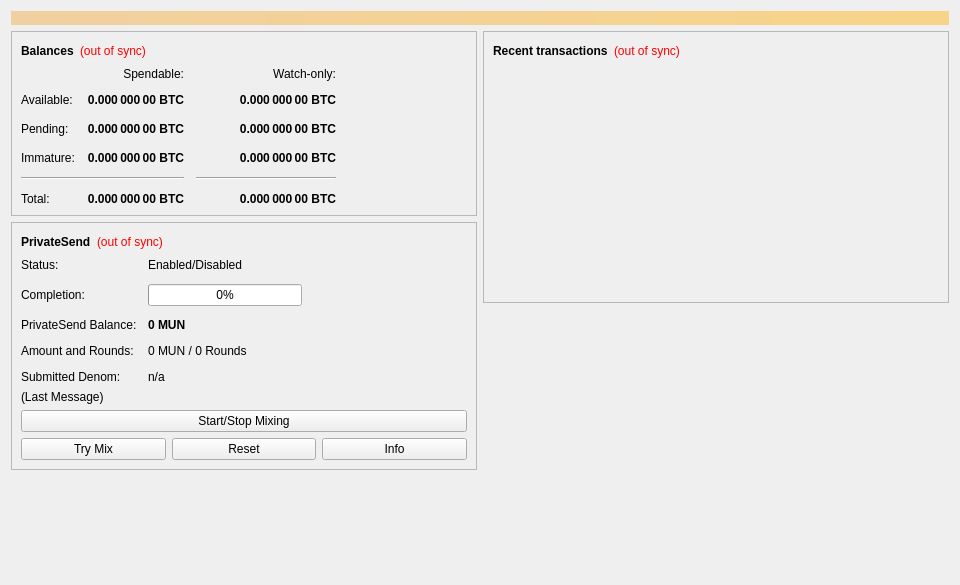
<?xml version="1.0" encoding="UTF-8"?>
<ui version="4.0">
 <class>OverviewPage</class>
 <widget class="QWidget" name="OverviewPage">
  <property name="geometry">
   <rect>
    <x>0</x>
    <y>0</y>
    <width>960</width>
    <height>585</height>
   </rect>
  </property>
  <property name="minimumSize">
   <size>
    <width>960</width>
    <height>0</height>
   </size>
  </property>
  <property name="windowTitle">
   <string>Form</string>
  </property>
  <layout class="QVBoxLayout" name="topLayout">
   <item>
    <widget class="QLabel" name="labelAlerts">
     <property name="visible">
      <bool>false</bool>
     </property>
     <property name="styleSheet">
      <string notr="true">QLabel { background-color: qlineargradient(x1: 0, y1: 0, x2: 1, y2: 0, stop:0 #F0D0A0, stop:1 #F8D488); color:#000000; }</string>
     </property>
     <property name="wordWrap">
      <bool>true</bool>
     </property>
     <property name="margin">
      <number>3</number>
     </property>
     <property name="textInteractionFlags">
      <set>Qt::TextSelectableByMouse</set>
     </property>
    </widget>
   </item>
   <item>
    <layout class="QHBoxLayout" name="horizontalLayout" stretch="1,1">
     <item>
      <layout class="QVBoxLayout" name="verticalLayout_2">
       <item>
        <widget class="QFrame" name="frame">
         <property name="frameShape">
          <enum>QFrame::StyledPanel</enum>
         </property>
         <property name="frameShadow">
          <enum>QFrame::Raised</enum>
         </property>
         <layout class="QVBoxLayout" name="verticalLayout_4">
          <item>
           <layout class="QHBoxLayout" name="horizontalLayout_4">
            <item>
             <widget class="QLabel" name="label_5">
              <property name="font">
               <font>
                <weight>75</weight>
                <bold>true</bold>
               </font>
              </property>
              <property name="text">
               <string>Balances</string>
              </property>
             </widget>
            </item>
            <item>
             <widget class="QLabel" name="labelWalletStatus">
              <property name="toolTip">
               <string>The displayed information may be out of date. Your wallet automatically synchronizes with the Mun network after a connection is established, but this process has not completed yet.</string>
              </property>
              <property name="styleSheet">
               <string notr="true">QLabel { color: red; }</string>
              </property>
              <property name="text">
               <string notr="true">(out of sync)</string>
              </property>
              <property name="alignment">
               <set>Qt::AlignLeading|Qt::AlignLeft|Qt::AlignVCenter</set>
              </property>
             </widget>
            </item>
            <item>
             <spacer name="horizontalSpacer_3">
              <property name="orientation">
               <enum>Qt::Horizontal</enum>
              </property>
              <property name="sizeHint" stdset="0">
               <size>
                <width>40</width>
                <height>20</height>
               </size>
              </property>
             </spacer>
            </item>
           </layout>
          </item>
          <item>
           <layout class="QGridLayout" name="gridLayout">
            <property name="spacing">
             <number>12</number>
            </property>
            <item row="2" column="2">
             <widget class="QLabel" name="labelWatchPending">
              <property name="font">
               <font>
                <weight>75</weight>
                <bold>true</bold>
               </font>
              </property>
              <property name="cursor">
               <cursorShape>IBeamCursor</cursorShape>
              </property>
              <property name="toolTip">
               <string>Unconfirmed transactions to watch-only addresses</string>
              </property>
              <property name="text">
               <string notr="true">0.000 000 00 BTC</string>
              </property>
              <property name="alignment">
               <set>Qt::AlignRight|Qt::AlignTrailing|Qt::AlignVCenter</set>
              </property>
              <property name="textInteractionFlags">
               <set>Qt::LinksAccessibleByMouse|Qt::TextSelectableByKeyboard|Qt::TextSelectableByMouse</set>
              </property>
             </widget>
            </item>
            <item row="2" column="1">
             <widget class="QLabel" name="labelUnconfirmed">
              <property name="font">
               <font>
                <weight>75</weight>
                <bold>true</bold>
               </font>
              </property>
              <property name="cursor">
               <cursorShape>IBeamCursor</cursorShape>
              </property>
              <property name="toolTip">
               <string>Total of transactions that have yet to be confirmed, and do not yet count toward the spendable balance</string>
              </property>
              <property name="text">
               <string notr="true">0.000 000 00 BTC</string>
              </property>
              <property name="alignment">
               <set>Qt::AlignRight|Qt::AlignTrailing|Qt::AlignVCenter</set>
              </property>
              <property name="textInteractionFlags">
               <set>Qt::LinksAccessibleByMouse|Qt::TextSelectableByKeyboard|Qt::TextSelectableByMouse</set>
              </property>
             </widget>
            </item>
            <item row="3" column="2">
             <widget class="QLabel" name="labelWatchImmature">
              <property name="font">
               <font>
                <weight>75</weight>
                <bold>true</bold>
               </font>
              </property>
              <property name="cursor">
               <cursorShape>IBeamCursor</cursorShape>
              </property>
              <property name="toolTip">
               <string>Mined balance in watch-only addresses that has not yet matured</string>
              </property>
              <property name="text">
               <string notr="true">0.000 000 00 BTC</string>
              </property>
              <property name="alignment">
               <set>Qt::AlignRight|Qt::AlignTrailing|Qt::AlignVCenter</set>
              </property>
              <property name="textInteractionFlags">
               <set>Qt::LinksAccessibleByMouse|Qt::TextSelectableByKeyboard|Qt::TextSelectableByMouse</set>
              </property>
             </widget>
            </item>
            <item row="4" column="0" colspan="2">
             <widget class="Line" name="lineSpendableBalance">
              <property name="orientation">
               <enum>Qt::Horizontal</enum>
              </property>
             </widget>
            </item>
            <item row="4" column="2">
             <widget class="Line" name="lineWatchBalance">
              <property name="sizePolicy">
               <sizepolicy hsizetype="Preferred" vsizetype="Fixed">
                <horstretch>0</horstretch>
                <verstretch>0</verstretch>
               </sizepolicy>
              </property>
              <property name="minimumSize">
               <size>
                <width>140</width>
                <height>0</height>
               </size>
              </property>
              <property name="orientation">
               <enum>Qt::Horizontal</enum>
              </property>
             </widget>
            </item>
            <item row="5" column="0">
             <widget class="QLabel" name="labelTotalText">
              <property name="text">
               <string>Total:</string>
              </property>
             </widget>
            </item>
            <item row="3" column="1">
             <widget class="QLabel" name="labelImmature">
              <property name="font">
               <font>
                <weight>75</weight>
                <bold>true</bold>
               </font>
              </property>
              <property name="cursor">
               <cursorShape>IBeamCursor</cursorShape>
              </property>
              <property name="toolTip">
               <string>Mined balance that has not yet matured</string>
              </property>
              <property name="text">
               <string notr="true">0.000 000 00 BTC</string>
              </property>
              <property name="alignment">
               <set>Qt::AlignRight|Qt::AlignTrailing|Qt::AlignVCenter</set>
              </property>
              <property name="textInteractionFlags">
               <set>Qt::LinksAccessibleByMouse|Qt::TextSelectableByKeyboard|Qt::TextSelectableByMouse</set>
              </property>
             </widget>
            </item>
            <item row="2" column="3">
             <spacer name="horizontalSpacer_2">
              <property name="orientation">
               <enum>Qt::Horizontal</enum>
              </property>
              <property name="sizeHint" stdset="0">
               <size>
                <width>40</width>
                <height>20</height>
               </size>
              </property>
             </spacer>
            </item>
            <item row="3" column="0">
             <widget class="QLabel" name="labelImmatureText">
              <property name="text">
               <string>Immature:</string>
              </property>
             </widget>
            </item>
            <item row="5" column="1">
             <widget class="QLabel" name="labelTotal">
              <property name="font">
               <font>
                <weight>75</weight>
                <bold>true</bold>
               </font>
              </property>
              <property name="cursor">
               <cursorShape>IBeamCursor</cursorShape>
              </property>
              <property name="toolTip">
               <string>Your current total balance</string>
              </property>
              <property name="text">
               <string notr="true">0.000 000 00 BTC</string>
              </property>
              <property name="alignment">
               <set>Qt::AlignRight|Qt::AlignTrailing|Qt::AlignVCenter</set>
              </property>
              <property name="textInteractionFlags">
               <set>Qt::LinksAccessibleByMouse|Qt::TextSelectableByKeyboard|Qt::TextSelectableByMouse</set>
              </property>
             </widget>
            </item>
            <item row="5" column="2">
             <widget class="QLabel" name="labelWatchTotal">
              <property name="font">
               <font>
                <weight>75</weight>
                <bold>true</bold>
               </font>
              </property>
              <property name="cursor">
               <cursorShape>IBeamCursor</cursorShape>
              </property>
              <property name="toolTip">
               <string>Current total balance in watch-only addresses</string>
              </property>
              <property name="text">
               <string notr="true">0.000 000 00 BTC</string>
              </property>
              <property name="alignment">
               <set>Qt::AlignRight|Qt::AlignTrailing|Qt::AlignVCenter</set>
              </property>
              <property name="textInteractionFlags">
               <set>Qt::LinksAccessibleByMouse|Qt::TextSelectableByKeyboard|Qt::TextSelectableByMouse</set>
              </property>
             </widget>
            </item>
            <item row="0" column="2">
             <widget class="QLabel" name="labelWatchonly">
              <property name="text">
               <string>Watch-only:</string>
              </property>
              <property name="alignment">
               <set>Qt::AlignRight|Qt::AlignTrailing|Qt::AlignVCenter</set>
              </property>
             </widget>
            </item>
            <item row="1" column="0">
             <widget class="QLabel" name="labelBalanceText">
              <property name="text">
               <string>Available:</string>
              </property>
             </widget>
            </item>
            <item row="1" column="1">
             <widget class="QLabel" name="labelBalance">
              <property name="font">
               <font>
                <weight>75</weight>
                <bold>true</bold>
               </font>
              </property>
              <property name="cursor">
               <cursorShape>IBeamCursor</cursorShape>
              </property>
              <property name="toolTip">
               <string>Your current spendable balance</string>
              </property>
              <property name="text">
               <string notr="true">0.000 000 00 BTC</string>
              </property>
              <property name="alignment">
               <set>Qt::AlignRight|Qt::AlignTrailing|Qt::AlignVCenter</set>
              </property>
              <property name="textInteractionFlags">
               <set>Qt::LinksAccessibleByMouse|Qt::TextSelectableByKeyboard|Qt::TextSelectableByMouse</set>
              </property>
             </widget>
            </item>
            <item row="1" column="2">
             <widget class="QLabel" name="labelWatchAvailable">
              <property name="font">
               <font>
                <weight>75</weight>
                <bold>true</bold>
               </font>
              </property>
              <property name="cursor">
               <cursorShape>IBeamCursor</cursorShape>
              </property>
              <property name="toolTip">
               <string>Your current balance in watch-only addresses</string>
              </property>
              <property name="text">
               <string notr="true">0.000 000 00 BTC</string>
              </property>
              <property name="alignment">
               <set>Qt::AlignRight|Qt::AlignTrailing|Qt::AlignVCenter</set>
              </property>
              <property name="textInteractionFlags">
               <set>Qt::LinksAccessibleByMouse|Qt::TextSelectableByKeyboard|Qt::TextSelectableByMouse</set>
              </property>
             </widget>
            </item>
            <item row="2" column="0">
             <widget class="QLabel" name="labelPendingText">
              <property name="text">
               <string>Pending:</string>
              </property>
             </widget>
            </item>
            <item row="0" column="1">
             <widget class="QLabel" name="labelSpendable">
              <property name="text">
               <string>Spendable:</string>
              </property>
              <property name="alignment">
               <set>Qt::AlignRight|Qt::AlignTrailing|Qt::AlignVCenter</set>
              </property>
             </widget>
            </item>
           </layout>
          </item>
         </layout>
        </widget>
       </item>
       <item>
        <widget class="QFrame" name="framePrivateSend">
         <property name="layoutDirection">
          <enum>Qt::LeftToRight</enum>
         </property>
         <property name="frameShape">
          <enum>QFrame::StyledPanel</enum>
         </property>
         <property name="frameShadow">
          <enum>QFrame::Raised</enum>
         </property>
         <layout class="QVBoxLayout" name="VerticalLayout_PS1">
          <item>
           <layout class="QHBoxLayout" name="horizontalLayout_5">
            <item>
             <widget class="QLabel" name="labelPrivateSendHeader">
              <property name="font">
               <font>
                <weight>75</weight>
                <bold>true</bold>
               </font>
              </property>
              <property name="text">
               <string>PrivateSend</string>
              </property>
             </widget>
            </item>
            <item>
             <widget class="QLabel" name="labelPrivateSendSyncStatus">
              <property name="toolTip">
               <string>The displayed information may be out of date. Your wallet automatically synchronizes with the Mun network after a connection is established, but this process has not completed yet.</string>
              </property>
              <property name="styleSheet">
               <string notr="true">QLabel { color: red; }</string>
              </property>
              <property name="text">
               <string notr="true">(out of sync)</string>
              </property>
              <property name="alignment">
               <set>Qt::AlignLeading|Qt::AlignLeft|Qt::AlignVCenter</set>
              </property>
             </widget>
            </item>
            <item>
             <spacer name="horizontalSpacer_4">
              <property name="orientation">
               <enum>Qt::Horizontal</enum>
              </property>
              <property name="sizeHint" stdset="0">
               <size>
                <width>40</width>
                <height>20</height>
               </size>
              </property>
             </spacer>
            </item>
           </layout>
          </item>
          <item>
           <layout class="QFormLayout" name="privateSendFormLayout">
            <property name="fieldGrowthPolicy">
             <enum>QFormLayout::AllNonFixedFieldsGrow</enum>
            </property>
            <property name="horizontalSpacing">
             <number>11</number>
            </property>
            <property name="verticalSpacing">
             <number>12</number>
            </property>
            <item row="0" column="0">
             <widget class="QLabel" name="labelPrivateSendEnabledText">
              <property name="text">
               <string>Status:</string>
              </property>
             </widget>
            </item>
            <item row="0" column="1">
             <widget class="QLabel" name="labelPrivateSendEnabled">
              <property name="text">
               <string>Enabled/Disabled</string>
              </property>
             </widget>
            </item>
            <item row="1" column="0">
             <widget class="QLabel" name="labelCompletitionText">
              <property name="text">
               <string>Completion:</string>
              </property>
             </widget>
            </item>
            <item row="1" column="1">
             <widget class="QProgressBar" name="privateSendProgress">
              <property name="maximumSize">
               <size>
                <width>154</width>
                <height>16777215</height>
               </size>
              </property>
              <property name="value">
               <number>0</number>
              </property>
             </widget>
            </item>
            <item row="2" column="0">
             <widget class="QLabel" name="labelAnonymizedText">
              <property name="text">
               <string>PrivateSend Balance:</string>
              </property>
             </widget>
            </item>
            <item row="2" column="1">
             <widget class="QLabel" name="labelAnonymized">
              <property name="font">
               <font>
                <weight>75</weight>
                <bold>true</bold>
               </font>
              </property>
              <property name="text">
               <string notr="true">0 MUN</string>
              </property>
             </widget>
            </item>
            <item row="3" column="0">
             <widget class="QLabel" name="labelAmountAndRoundsText">
              <property name="text">
               <string>Amount and Rounds:</string>
              </property>
             </widget>
            </item>
            <item row="3" column="1">
             <widget class="QLabel" name="labelAmountRounds">
              <property name="text">
               <string>0 MUN / 0 Rounds</string>
              </property>
             </widget>
            </item>
            <item row="4" column="0">
             <widget class="QLabel" name="labelSubmittedDenomText">
              <property name="text">
               <string>Submitted Denom:</string>
              </property>
             </widget>
            </item>
            <item row="4" column="1">
             <widget class="QLabel" name="labelSubmittedDenom">
              <property name="toolTip">
               <string>The denominations you submitted to the Masternode.&lt;br&gt;To mix, other users must submit the exact same denominations.</string>
              </property>
              <property name="text">
               <string>n/a</string>
              </property>
             </widget>
            </item>
           </layout>
          </item>
          <item>
           <layout class="QVBoxLayout" name="VerticalLayout_PS">
            <item>
             <widget class="QLabel" name="labelPrivateSendLastMessage">
              <property name="text">
               <string>(Last Message)</string>
              </property>
              <property name="alignment">
               <set>Qt::AlignLeading|Qt::AlignLeft|Qt::AlignTop</set>
              </property>
              <property name="wordWrap">
               <bool>true</bool>
              </property>
             </widget>
            </item>
            <item>
             <widget class="QPushButton" name="togglePrivateSend">
              <property name="sizePolicy">
               <sizepolicy hsizetype="MinimumExpanding" vsizetype="Fixed">
                <horstretch>0</horstretch>
                <verstretch>0</verstretch>
               </sizepolicy>
              </property>
              <property name="text">
               <string>Start/Stop Mixing</string>
              </property>
             </widget>
            </item>
            <item>
             <layout class="QHBoxLayout" name="horizontalLayout_debugbuttons">
              <item>
               <widget class="QPushButton" name="privateSendAuto">
                <property name="sizePolicy">
                 <sizepolicy hsizetype="MinimumExpanding" vsizetype="Fixed">
                  <horstretch>0</horstretch>
                  <verstretch>0</verstretch>
                 </sizepolicy>
                </property>
                <property name="toolTip">
                 <string>Try to manually submit a PrivateSend request.</string>
                </property>
                <property name="text">
                 <string>Try Mix</string>
                </property>
               </widget>
              </item>
              <item>
               <widget class="QPushButton" name="privateSendReset">
                <property name="sizePolicy">
                 <sizepolicy hsizetype="MinimumExpanding" vsizetype="Fixed">
                  <horstretch>0</horstretch>
                  <verstretch>0</verstretch>
                 </sizepolicy>
                </property>
                <property name="toolTip">
                 <string>Reset the current status of PrivateSend (can interrupt PrivateSend if it's in the process of Mixing, which can cost you money!)</string>
                </property>
                <property name="autoFillBackground">
                 <bool>false</bool>
                </property>
                <property name="text">
                 <string>Reset</string>
                </property>
               </widget>
              </item>
              <item>
               <widget class="QPushButton" name="privateSendInfo">
                <property name="sizePolicy">
                 <sizepolicy hsizetype="MinimumExpanding" vsizetype="Fixed">
                  <horstretch>0</horstretch>
                  <verstretch>0</verstretch>
                 </sizepolicy>
                </property>
                <property name="toolTip">
                 <string>Information about PrivateSend and Mixing</string>
                </property>
                <property name="text">
                 <string>Info</string>
                </property>
               </widget>
              </item>
             </layout>
            </item>
           </layout>
          </item>
         </layout>
        </widget>
       </item>
       <item>
        <spacer name="verticalSpacer">
         <property name="orientation">
          <enum>Qt::Vertical</enum>
         </property>
         <property name="sizeHint" stdset="0">
          <size>
           <width>20</width>
           <height>40</height>
          </size>
         </property>
        </spacer>
       </item>
      </layout>
     </item>
     <item>
      <layout class="QVBoxLayout" name="verticalLayout_3">
       <item>
        <widget class="QFrame" name="frame_2">
         <property name="frameShape">
          <enum>QFrame::StyledPanel</enum>
         </property>
         <property name="frameShadow">
          <enum>QFrame::Raised</enum>
         </property>
         <layout class="QVBoxLayout" name="verticalLayout">
          <item>
           <layout class="QHBoxLayout" name="horizontalLayout_2">
            <item>
             <widget class="QLabel" name="label_4">
              <property name="font">
               <font>
                <weight>75</weight>
                <bold>true</bold>
               </font>
              </property>
              <property name="text">
               <string>Recent transactions</string>
              </property>
             </widget>
            </item>
            <item>
             <widget class="QLabel" name="labelTransactionsStatus">
              <property name="toolTip">
               <string>The displayed information may be out of date. Your wallet automatically synchronizes with the Mun network after a connection is established, but this process has not completed yet.</string>
              </property>
              <property name="styleSheet">
               <string notr="true">QLabel { color: red; }</string>
              </property>
              <property name="text">
               <string notr="true">(out of sync)</string>
              </property>
              <property name="alignment">
               <set>Qt::AlignLeading|Qt::AlignLeft|Qt::AlignVCenter</set>
              </property>
             </widget>
            </item>
            <item>
             <spacer name="horizontalSpacer">
              <property name="orientation">
               <enum>Qt::Horizontal</enum>
              </property>
              <property name="sizeHint" stdset="0">
               <size>
                <width>40</width>
                <height>20</height>
               </size>
              </property>
             </spacer>
            </item>
           </layout>
          </item>
          <item>
           <widget class="QListView" name="listTransactions">
            <property name="styleSheet">
             <string notr="true">QListView { background: transparent; }</string>
            </property>
            <property name="frameShape">
             <enum>QFrame::NoFrame</enum>
            </property>
            <property name="verticalScrollBarPolicy">
             <enum>Qt::ScrollBarAlwaysOff</enum>
            </property>
            <property name="horizontalScrollBarPolicy">
             <enum>Qt::ScrollBarAlwaysOff</enum>
            </property>
            <property name="selectionMode">
             <enum>QAbstractItemView::NoSelection</enum>
            </property>
           </widget>
          </item>
         </layout>
        </widget>
       </item>
       <item>
        <spacer name="verticalSpacer_2">
         <property name="orientation">
          <enum>Qt::Vertical</enum>
         </property>
         <property name="sizeHint" stdset="0">
          <size>
           <width>20</width>
           <height>40</height>
          </size>
         </property>
        </spacer>
       </item>
      </layout>
     </item>
    </layout>
   </item>
  </layout>
 </widget>
 <resources/>
 <connections/>
</ui>
